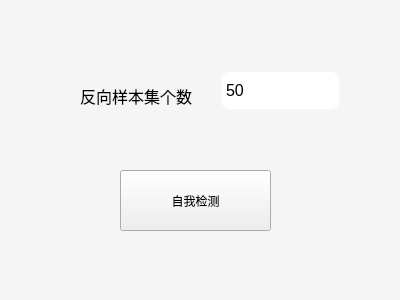
<?xml version="1.0" encoding="UTF-8"?>
<ui version="4.0">
 <class>Detect</class>
 <widget class="QWidget" name="Detect">
  <property name="geometry">
   <rect>
    <x>0</x>
    <y>0</y>
    <width>400</width>
    <height>300</height>
   </rect>
  </property>
  <property name="windowTitle">
   <string>Form</string>
  </property>
  <property name="styleSheet">
   <string notr="true">#Detect{

background:rgb(245,245,245)
}</string>
  </property>
  <widget class="QPushButton" name="pushButton">
   <property name="geometry">
    <rect>
     <x>120</x>
     <y>170</y>
     <width>151</width>
     <height>61</height>
    </rect>
   </property>
   <property name="styleSheet">
    <string notr="true">QPushButton{

                     background-color:rgba(255,165,0);
                     border-style:outset;
                     border-width:6px;
                     border-radius:10px;
                     border-color:rgba(255,255,255,30);
                     font:bold 10px;
                     color:rgba(0,0,0,100);
                     padding:6px;
color:white;

font-size:16px;
font-family:'微软雅黑'
                     }


                     QPushButton:pressed{
                     background-color:rgba(100,255,100,200);
                     border-color:rgba(255,255,255,30);
                     border-style:inset;
                     color:rgba(0,0,0,100);
                     }
 
                     QPushButton:hover{
                     background-color:rgba(100,255,100,100);
                     border-color:rgba(255,255,255,200);
                     color:rgba(0,0,0,200);&quot;
                     }
                    </string>
   </property>
   <property name="text">
    <string>自我检测</string>
   </property>
  </widget>
  <widget class="QLineEdit" name="lineEdit">
   <property name="geometry">
    <rect>
     <x>220</x>
     <y>70</y>
     <width>121</width>
     <height>41</height>
    </rect>
   </property>
   <property name="styleSheet">
    <string notr="true">#lineEdit{
	 border-style:outset;
                     border-width:4px;
                     border-radius:10px;
                     border-color:rgba(255,255,255,30);
height:30px;
font-size:16px;
}
</string>
   </property>
   <property name="text">
    <string>50</string>
   </property>
  </widget>
  <widget class="QLabel" name="label">
   <property name="geometry">
    <rect>
     <x>80</x>
     <y>70</y>
     <width>141</width>
     <height>51</height>
    </rect>
   </property>
   <property name="styleSheet">
    <string notr="true">#label{
font-size:16px;
font-family:'微软雅黑'

}</string>
   </property>
   <property name="text">
    <string>反向样本集个数</string>
   </property>
  </widget>
 </widget>
 <resources/>
 <connections/>
</ui>
